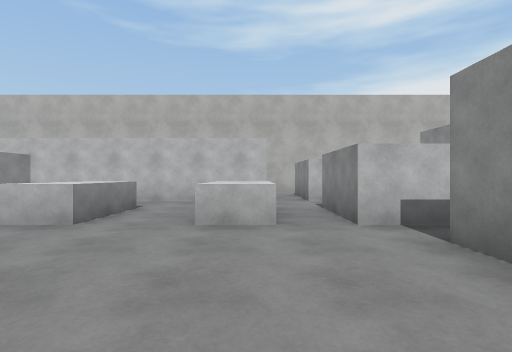
view 1 (above)

16 first-person views from a walk through a Unity game level. The camera is 1.2 m above the floor, looks level and sees 80° across. The floor is counted in squares, 2 m on a side. Each view is taken from the middle of a square. On the plan, view 1 faces up. The plan holds only what a view shows up to about 9 squares ahead; the rest is blank. The place goes on beyond the plan. The player is left out. Surface patterns are stand-ins for the level's own textures.

view 2
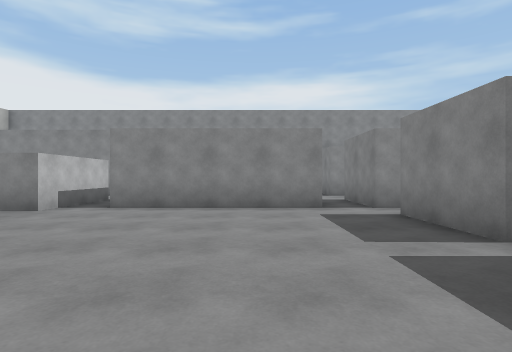

view 3
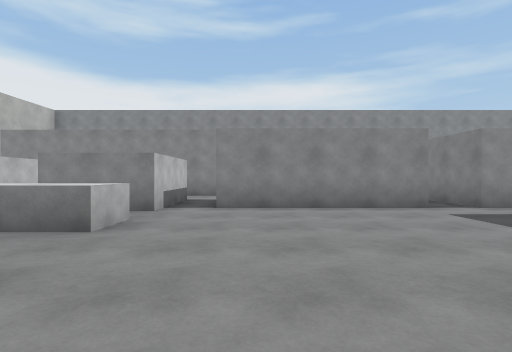

view 4
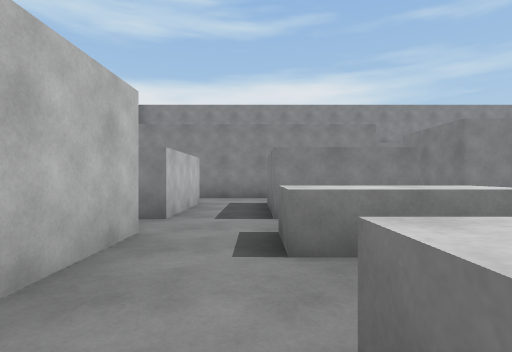

view 5
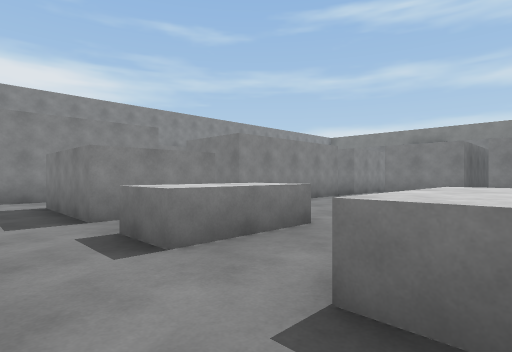

view 6
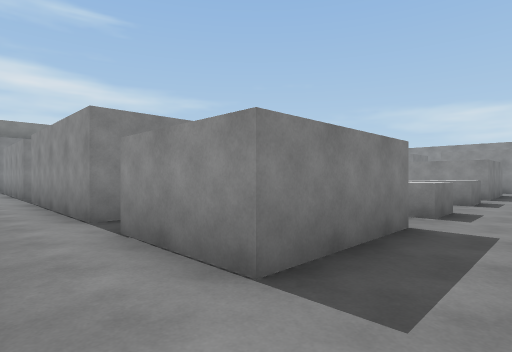

view 7
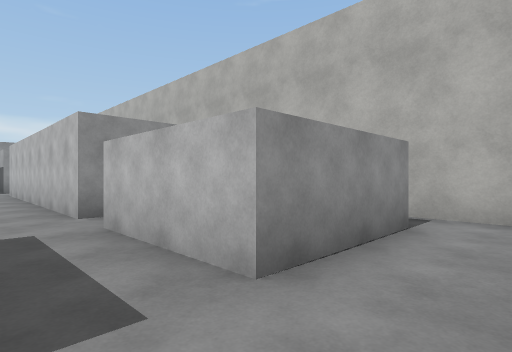

view 8
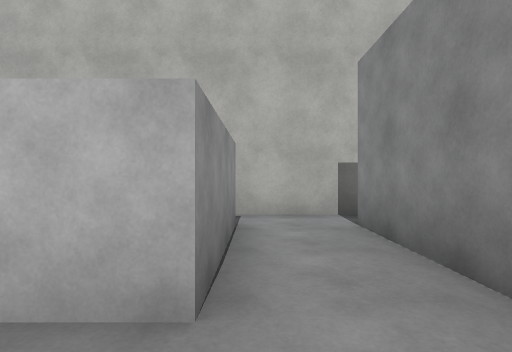

view 9
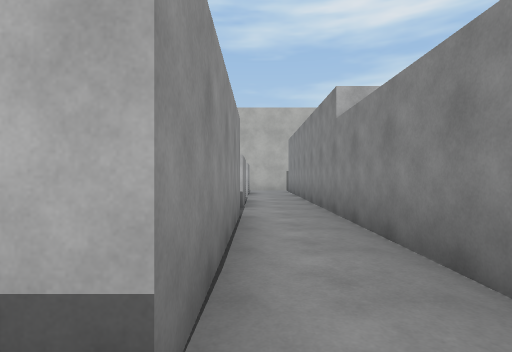

view 10
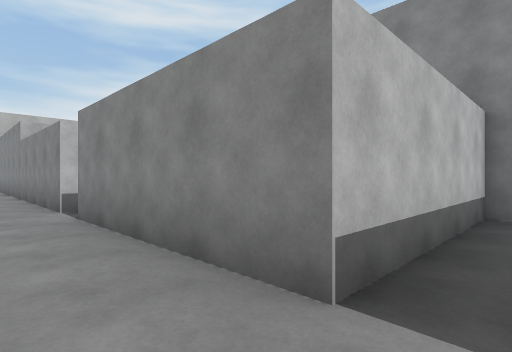

view 11
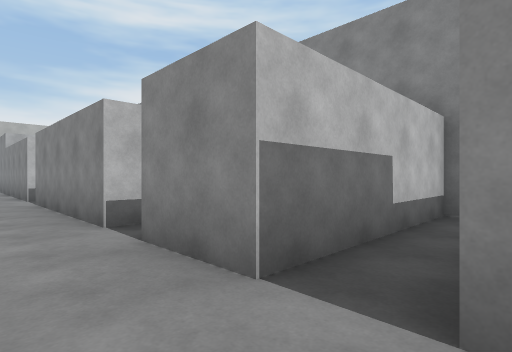

view 12
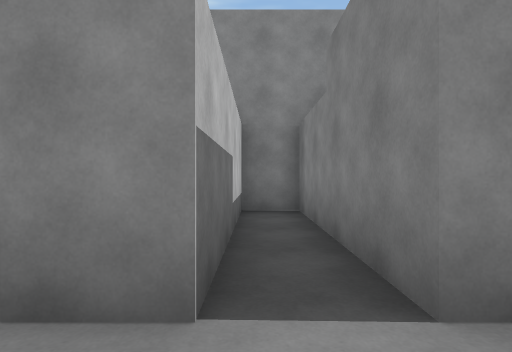

view 13
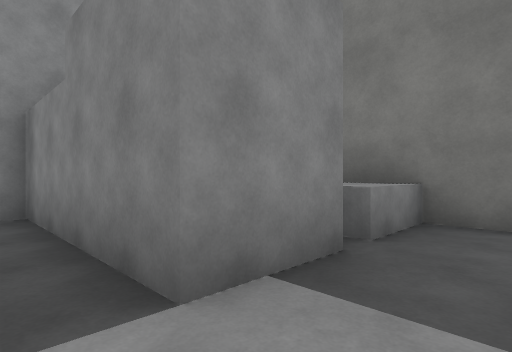

view 14
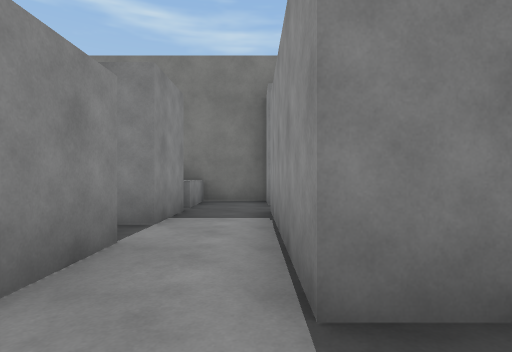

view 15
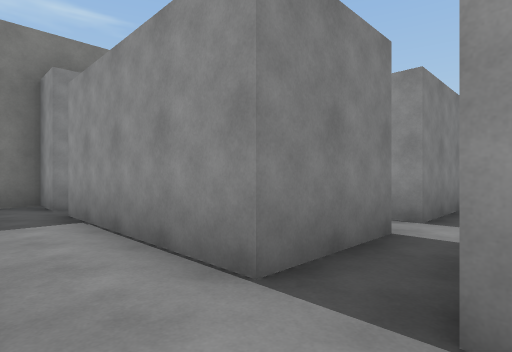

view 16
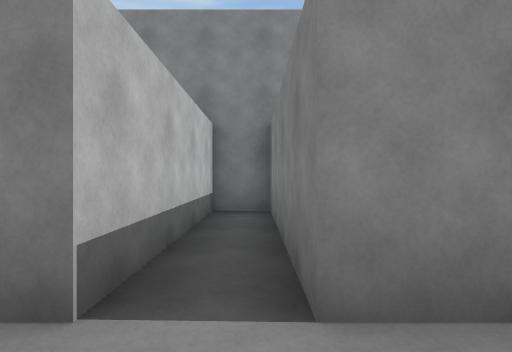

### Floor plan
Key: @ floor where view 1 was taken; # wall or solid block; . floor; ^ raised ledge.
Columns run from 6 left of view 1 to 10 right of it. Each row starts with its distance up from view 1.
 11          ####
 10           ..
  9        .##..#
  8 #######.##..#
  7 ............#
  6 ............#
  5 ## ^..^.##..#
  4  # ^..^.##..#
  3    .........#
  2   ......##..#
  1    .....##..#
  0   ....@.##..#
 -1    .....##..#####
 -2     ............#
 -3     ### ##..#####
 -4      #   #..#
 -5          #..#
 -6          #..####
 -7      ...........
 -8      ##.##..#####
 -9          #......#
-10          #..#####
-11          #..#
-12           ..^
-13          #..^
-14          ###

Where each view was taken, in squares from view 1:
view 1: 0 up, 0 right, facing up
view 2: 0 up, 4 left, facing right
view 3: 2 up, 4 left, facing right
view 4: 6 up, 3 left, facing right
view 5: 7 up, 3 left, facing down-right
view 6: 7 up, 5 right, facing down-left
view 7: 6 up, 5 right, facing up-left
view 8: 6 up, 4 right, facing up
view 9: 2 down, 4 right, facing up
view 10: 7 down, 4 right, facing up-right
view 11: 10 down, 4 right, facing up-right
view 12: 9 down, 4 right, facing right
view 13: 9 down, 4 right, facing down-right
view 14: 6 down, 4 right, facing down
view 15: 6 down, 5 right, facing down-left
view 16: 2 down, 4 right, facing right
